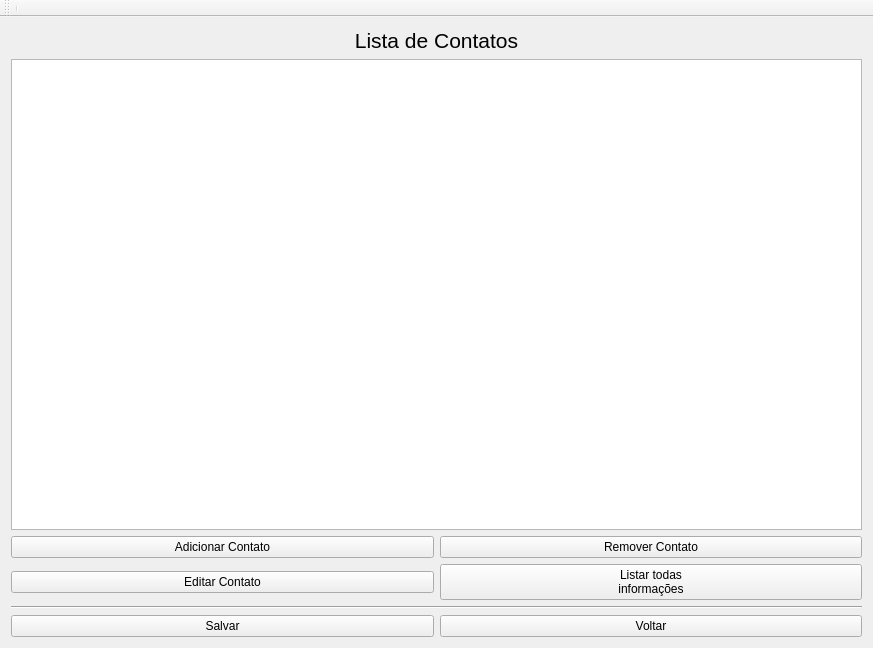
<?xml version="1.0" encoding="UTF-8"?>
<ui version="4.0">
 <class>Agenda</class>
 <widget class="QMainWindow" name="Agenda">
  <property name="geometry">
   <rect>
    <x>0</x>
    <y>0</y>
    <width>873</width>
    <height>648</height>
   </rect>
  </property>
  <property name="windowTitle">
   <string>Agenda</string>
  </property>
  <property name="documentMode">
   <bool>false</bool>
  </property>
  <property name="dockNestingEnabled">
   <bool>false</bool>
  </property>
  <widget class="QWidget" name="centralWidget">
   <layout class="QGridLayout" name="gridLayout_2">
    <item row="2" column="0">
     <layout class="QGridLayout" name="gridLayout">
      <item row="0" column="0">
       <widget class="QPushButton" name="AdicionarContato">
        <property name="text">
         <string>Adicionar Contato</string>
        </property>
       </widget>
      </item>
      <item row="0" column="1">
       <widget class="QPushButton" name="RemoverContato">
        <property name="text">
         <string>Remover Contato</string>
        </property>
       </widget>
      </item>
      <item row="1" column="0">
       <widget class="QPushButton" name="EditarContato">
        <property name="text">
         <string>Editar Contato</string>
        </property>
       </widget>
      </item>
      <item row="1" column="1">
       <widget class="QPushButton" name="ListaTudo">
        <property name="text">
         <string>Listar todas 
informações</string>
        </property>
       </widget>
      </item>
     </layout>
    </item>
    <item row="0" column="0">
     <widget class="QLabel" name="NomeAutor">
      <property name="text">
       <string>&lt;html&gt;&lt;head/&gt;&lt;body&gt;&lt;p&gt;&lt;span style=&quot; font-size:16pt;&quot;&gt;Lista de Contatos&lt;/span&gt;&lt;/p&gt;&lt;/body&gt;&lt;/html&gt;</string>
      </property>
      <property name="alignment">
       <set>Qt::AlignCenter</set>
      </property>
     </widget>
    </item>
    <item row="1" column="0">
     <widget class="QListWidget" name="ListaDeContatos">
      <property name="font">
       <font>
        <pointsize>12</pointsize>
       </font>
      </property>
     </widget>
    </item>
    <item row="4" column="0">
     <layout class="QHBoxLayout" name="horizontalLayout">
      <item>
       <widget class="QPushButton" name="Salvar">
        <property name="text">
         <string>Salvar</string>
        </property>
       </widget>
      </item>
      <item>
       <widget class="QPushButton" name="Sair">
        <property name="text">
         <string>Voltar</string>
        </property>
       </widget>
      </item>
     </layout>
    </item>
    <item row="3" column="0">
     <widget class="Line" name="line">
      <property name="orientation">
       <enum>Qt::Horizontal</enum>
      </property>
     </widget>
    </item>
   </layout>
  </widget>
  <widget class="QToolBar" name="mainToolBar">
   <attribute name="toolBarArea">
    <enum>TopToolBarArea</enum>
   </attribute>
   <attribute name="toolBarBreak">
    <bool>false</bool>
   </attribute>
   <addaction name="separator"/>
  </widget>
 </widget>
 <layoutdefault spacing="6" margin="11"/>
 <resources/>
 <connections/>
</ui>
